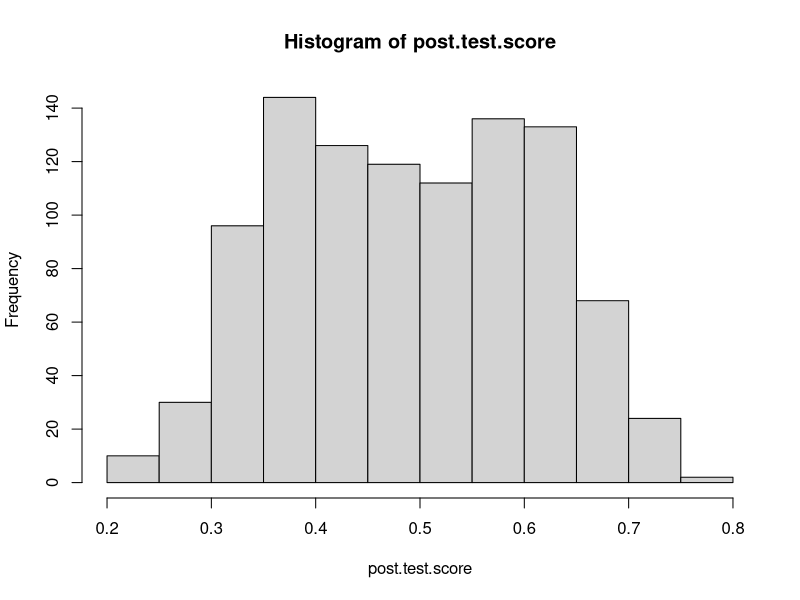
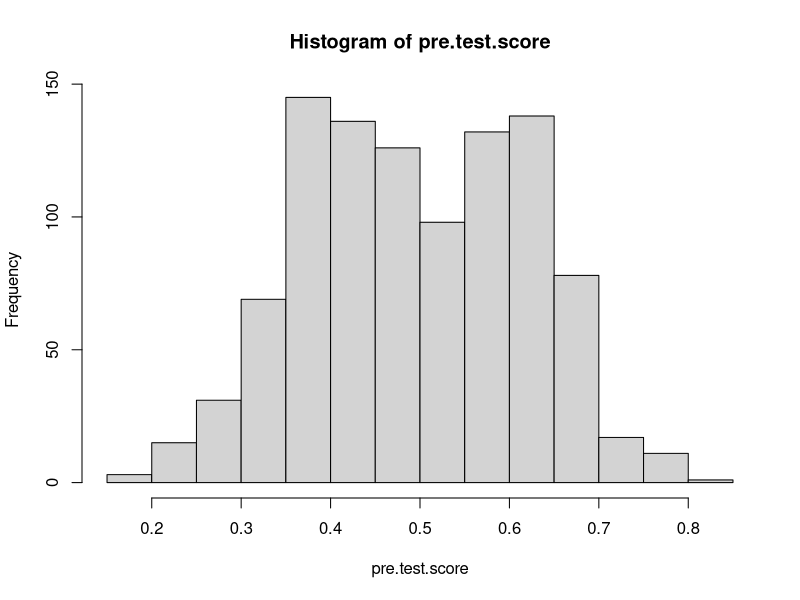
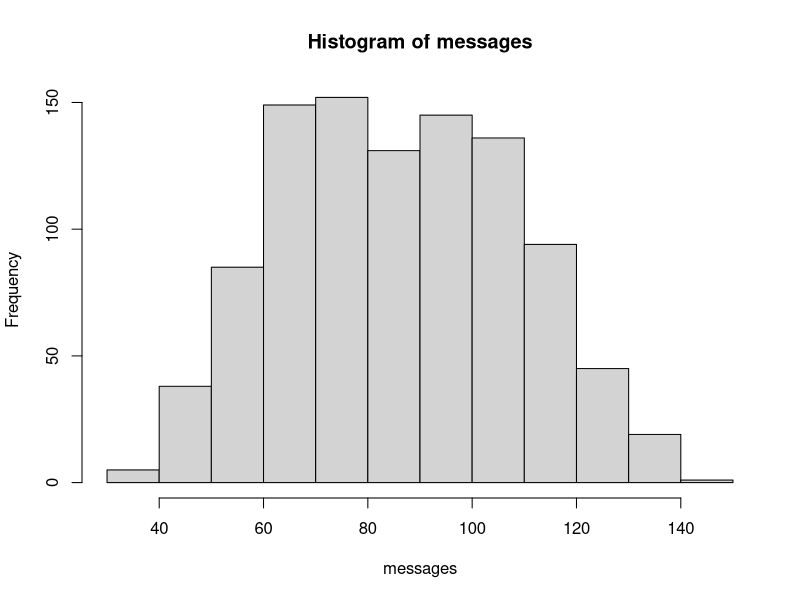
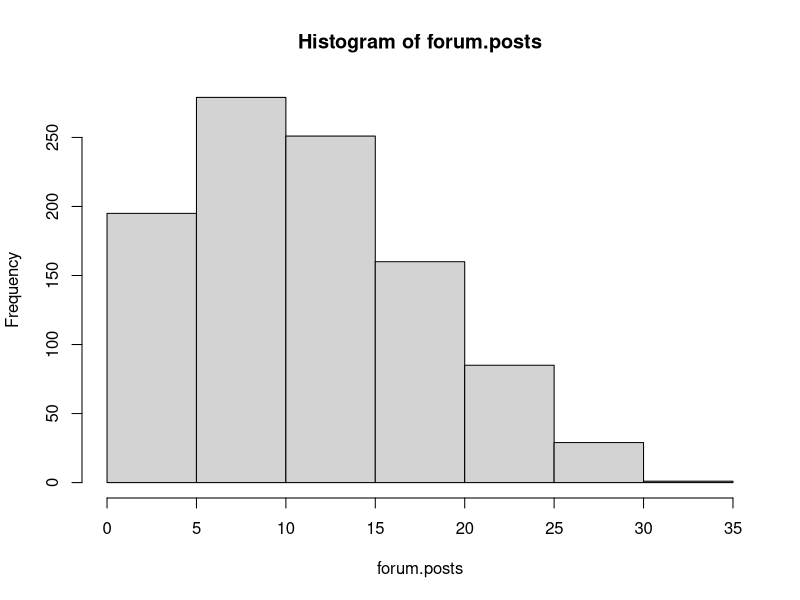
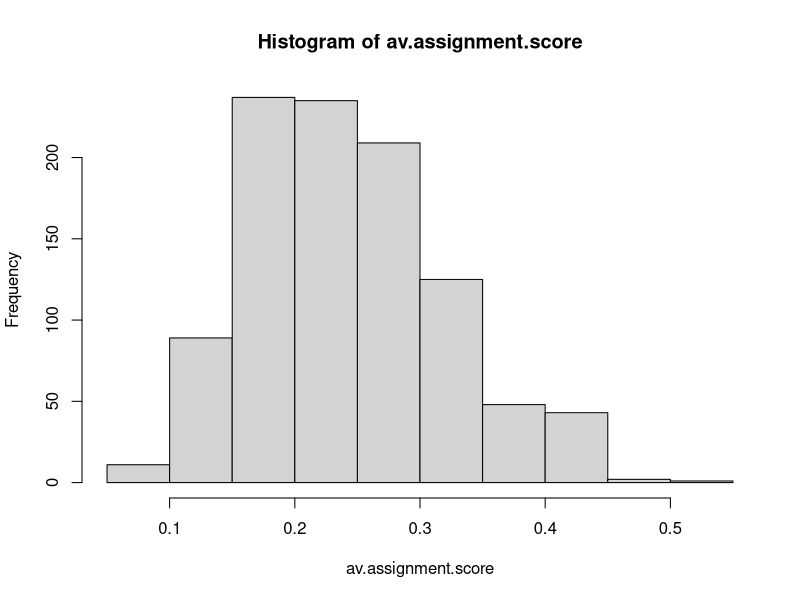
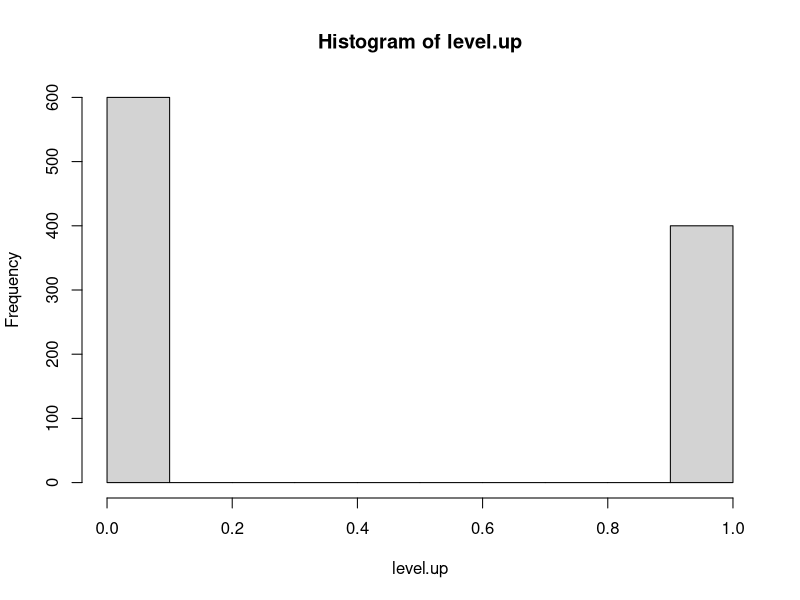
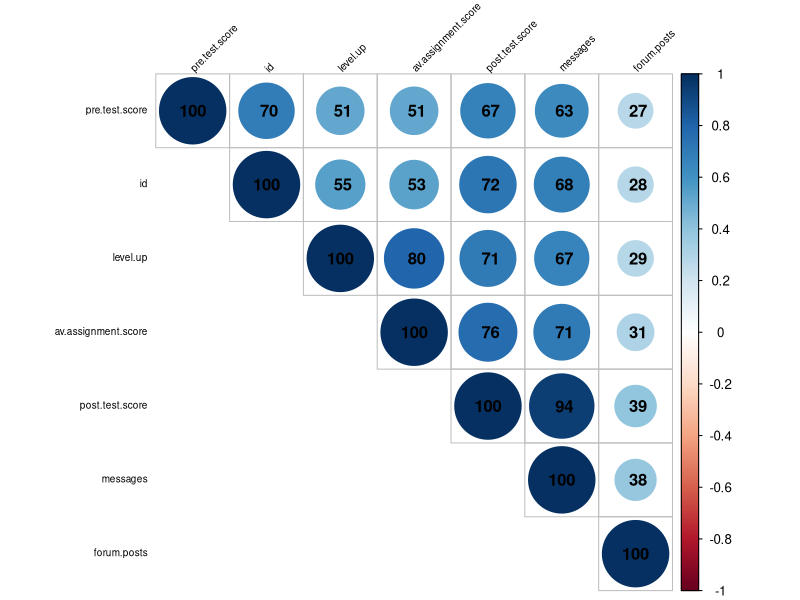
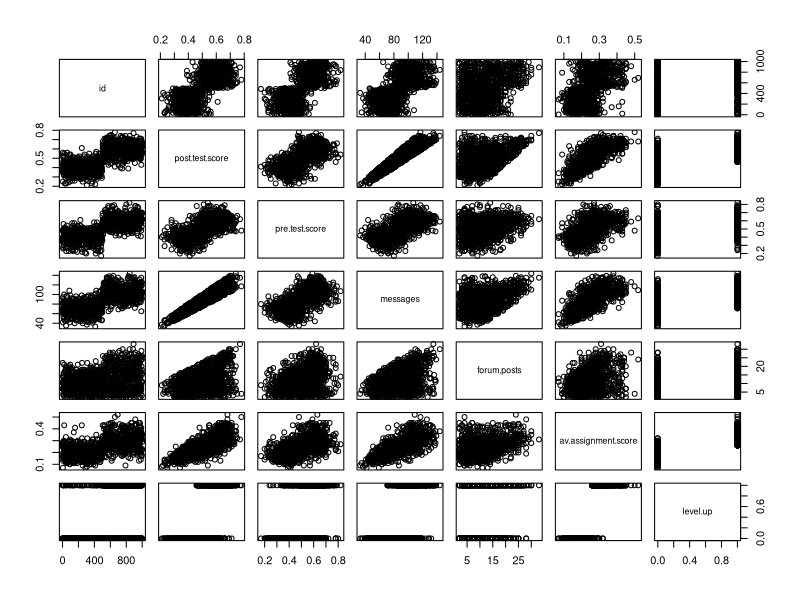

These charts were generated, in order, by the following R code:
## ---- chunk 1
data <- read.csv("online.data.csv", header = TRUE)
## ---- chunk 2
#Start by creating histograms of the distributions for all variables (#HINT: look up "facet" in the ggplot documentation)
data$level.up <- ifelse(data$level.up == "yes", 1,0)
attach(data)

hist(post.test.score)
hist(pre.test.score)
hist(messages)
hist(forum.posts)
hist(av.assignment.score)
hist(level.up)

#Then visualize the relationships between variables
library(corrplot)
COR <- cor(data)

corrplot(COR, order="AOE", method="circle", tl.pos="lt", type="upper",        
tl.col="black", tl.cex=0.6, tl.srt=45, 
        addCoef.col="black", addCoefasPercent = TRUE,
        sig.level=0.50, insig = "blank")

pairs(data)

#Try to capture an intution about the data and the relationships
# it looks like post test score and number of messages are strongly correlated. Number of forum posts and post test score are much less correlated. Post test score and pre test score are somewhat correlated. Interestingly, ID and pre test score are correlated. This could be because the data was sorted by pre test score before being assigned an ID?
## ---- chunk 3
#Create a classification tree that predicts whether a student "levels up" in the online course using three variables of your choice (As we did last time, set all controls to their minimums)

library(rpart)
c.tree1 <- rpart(level.up ~ forum.posts + pre.test.score + messages, method = "class", data = data, control=rpart.control(minsplit=1, minbucket=1, cp=0.001))

#Plot and generate a CP table for your tree 
plot(c.tree1)
text(c.tree1)
printcp(c.tree1)

#Generate a probability value that represents the probability that a student levels up based your classification tree 

data$pred <- predict(c.tree1, type = "prob")[,2] #Last class we used type = "class" which predicted the classification for us, this time we are using type = "prob" to see the probability that our classification is based on.


## ---- chunk 4
#install.packages("ROCR")
library(ROCR)

#Plot the curve
pred.detail <- prediction(data$pred, data$level.up) 
plot(performance(pred.detail, "tpr", "fpr"))
abline(0, 1, lty = 2)

#Calculate the Area Under the Curve
unlist(slot(performance(pred.detail,"auc"), "y.values"))#Unlist liberates the AUC value from the "performance" object created by ROCR

#Now repeat this process, but using the variables you did not use for the previous model and compare the plots & results of your two models. Which one do you think was the better model? Why?

c.tree2 <- rpart(level.up ~ post.test.score + av.assignment.score, method = "class", data = data, control=rpart.control(minsplit=1, minbucket=1, cp=0.001))

plot(c.tree2)
text(c.tree2)
printcp(c.tree2)
data$pred2 <- predict(c.tree2, type = "prob")[,2]
pred.detail2 <- prediction(data$pred2, data$level.up) 
plot(performance(pred.detail2, "tpr", "fpr"))
abline(0, 1, lty = 2)
unlist(slot(performance(pred.detail2,"auc"), "y.values"))

#My second model is better. It includes less variables, so that surprises me. I guess it makes sense because post test score is probably what's used to determine if a student "levels up". Perhaps, because it is 100%, the combination of these two variables is what predicts if a student levels up.

#I then repeated the process with just avg assignment score (excluding post test score):
c.tree3 <- rpart(level.up ~ av.assignment.score, method = "class", data = data, control=rpart.control(minsplit=1, minbucket=1, cp=0.001))
plot(c.tree3)
text(c.tree3)
printcp(c.tree3)
data$pred3 <- predict(c.tree3, type = "prob")[,2]
pred.detail3 <- prediction(data$pred3, data$level.up) 
plot(performance(pred.detail3, "tpr", "fpr"))
abline(0, 1, lty = 2)
unlist(slot(performance(pred.detail3,"auc"), "y.values"))

#and with just post.test.score. 
c.tree4 <- rpart(level.up ~ post.test.score, method = "class", data = data, control=rpart.control(minsplit=1, minbucket=1, cp=0.001))
data$pred4 <- predict(c.tree4, type = "prob")[,2]
pred.detail4 <- prediction(data$pred4, data$level.up) 
plot(performance(pred.detail4, "tpr", "fpr"))
abline(0, 1, lty = 2)
unlist(slot(performance(pred.detail4,"auc"), "y.values"))

#it appears my hypothesis is correct. Since just post test score doesn't lead to 100%, they must be including avg assignment scores. 

#the best model includes post.test.score + av.assignment.score.

## ---- chunk 5
#Look at the ROC plot for your first model. Based on this plot choose a probability threshold that balances capturing the most correct predictions against false positives. Then generate a new variable in your data set that classifies each student according to your chosen threshold.

plot(performance(pred.detail, "tpr", "fpr"))
abline(0, 1, lty = 2)

data$threshold.pred1 <- ifelse(data$pred >= 0.8, "1", "0")

#Now generate three diagnostics:
  
data$accuracy.model1 <- mean(ifelse(data$level.up == data$threshold.pred1, 1, 0))
data$truepos.model1 <- ifelse(data$level.up == "1" & data$threshold.pred1 == "1", 1, 0)
data$falsepos.model1 <- ifelse(data$level.up == "0" & data$threshold.pred1 == "1", 1,0)
data$falseneg.model1 <- ifelse(data$level.up == "1" & data$threshold.pred1 == "0", 1,0)

data$precision.model1 <- sum(data$truepos.model1)/(sum(data$truepos.model1) + sum(data$falsepos.model1))

data$recall.model1 <- sum(data$truepos.model1)/(sum(data$truepos.model1) + sum(data$falseneg.model1))

#Finally, calculate Kappa for your model according to:

#First generate the table of comparisons
(table1 <- table(data$level.up, data$threshold.pred1))

#Convert to matrix
matrix1 <- as.matrix(table1)

#Calculate kappa
kappa(matrix1, exact = TRUE)/kappa(matrix1)

#Now choose a different threshold value and repeat these diagnostics. What conclusions can you draw about your two thresholds?

data$threshold.pred2 <- ifelse(data$pred >= 0.95, "1", "0")

#Now generate three diagnostics:
  
data$accuracy.model2 <- mean(ifelse(data$level.up == data$threshold.pred2, 1, 0))
data$truepos.model2 <- ifelse(data$level.up == "1" & data$threshold.pred2 == "1", 1, 0)
data$falsepos.model2 <- ifelse(data$level.up == "0" & data$threshold.pred2 == "1", 1,0)
data$falseneg.model2 <- ifelse(data$level.up == "1" & data$threshold.pred2 == "0", 1,0)
data$precision.model2 <- sum(data$truepos.model2)/(sum(data$truepos.model2) + sum(data$falsepos.model2))
data$recall.model2 <- sum(data$truepos.model2)/(sum(data$truepos.model2) + sum(data$falseneg.model2))

#Kappa
table2 <- table(data$level.up, data$threshold.pred2)
(matrix2 <- as.matrix(table2))
kappa(matrix2, exact = TRUE)/kappa(matrix2)

#CONCLUSION:
#Kappa is lower when the threshold is higher?
#I'm not sure this is accurate, so I will test with a lower threshold.

data$threshold.pred3 <- ifelse(data$pred >= 0.75, "1", "0")

#Now generate three diagnostics:
  
data$accuracy.model3 <- mean(ifelse(data$level.up == data$threshold.pred3, 1, 0))
data$truepos.model3 <- ifelse(data$level.up == "1" & data$threshold.pred3 == "1", 1, 0)
data$falsepos.model3 <- ifelse(data$level.up == "0" & data$threshold.pred3 == "1", 1,0)
data$falseneg.model3 <- ifelse(data$level.up == "1" & data$threshold.pred3 == "0", 1,0)
data$precision.model3 <- sum(data$truepos.model3)/(sum(data$truepos.model3) + sum(data$falsepos.model3))
data$recall.model3 <- sum(data$truepos.model3)/(sum(data$truepos.model3) + sum(data$falseneg.model3))

#Kappa
table3 <- table(data$level.up, data$threshold.pred3)
matrix3 <- as.matrix(table3)
kappa(matrix3, exact = TRUE)/kappa(matrix3)

table1
table2
table3

#Kappa is higher. So I conclude that Kappa can vary depending on the ROC curve. Picking a threshold is a balance between true positive and false positives. I think table 3 actually does the best job in this case.
